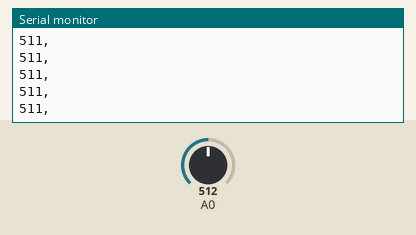
The sketch below on a simulated Arduino Uno, built with avr-gcc and run on an emulated ATmega328P. On the bench: the last lines printed to the serial monitor. The inputs (shaded band) are chosen by the test bench; at power-on: A0 = 512.

Above: at 1.2 s.
1.3 s: A0 set to 716
At 2.4 s:
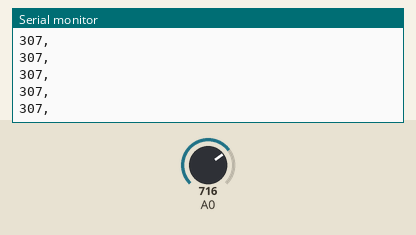
4.3 s: A0 set to 900
At 5.0 s:
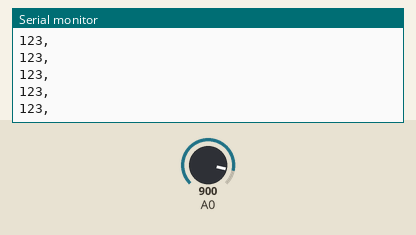
Timing chart, 0 to 7.3 s (numbered marks = the images above; inputs shaded):
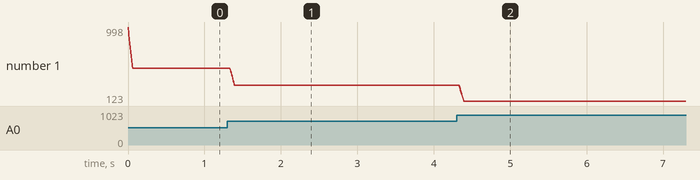

Measured:
- after the input at 1.3 s, the serial monitor: prints a new line at once (image 1)
- after the input at 4.3 s, the serial monitor: prints a new line at once (image 2)
- plotted number 1: 511 → 307 after the input at 1.3 s, 307 → 123 after the input at 4.3 s

The sketch:

GSR03.ino
```cpp
/*
  Galvanic Skin Response meter
  Chris Kairalla
*/
#define smooth 20     //2 smooths the last two nums, 3 smooths the last 3...
int oldReading = 0;    // variable to hold the old analog value
int analogValueSmooth = 0;
int thresh = 10;
int smoothArray[smooth];
//set baud rate
int baud = 19200;
boolean bluetooth = false;
void setup()
{
  Serial.begin(baud);	// opens serial port, sets data rate to 19200 bps
  if (bluetooth) {
    Serial.print("+++");
    Serial.print(13, byte());//print cr
    Serial.print("                                       ATSN,cdkBluetooth");
    Serial.print(13, byte());//print cr

  }
}

void loop() {
  addToArray();
  int smoothReading = findAverage();
  if (smoothReading > -1) {
    int diff = smoothReading - oldReading;
    //the op amp inverts, so we're flipping the numbers
    Serial.print(1023 - smoothReading);
    Serial.println(','); //print comma
  }
  oldReading = smoothReading;
}

void addToArray() {
  for (int i = smooth - 1; i >= 1; i--) {
    smoothArray[i] = smoothArray[i - 1]; //shift every num up one slot
  }
  smoothArray[0] = analogRead(A0);  //add latest reading into slot 5
}

//finds the average of all the values in the array
int findAverage() {
  int average = 0;
  for (int i = 0; i < smooth; i++) {
    average += smoothArray[i];
  }
  average = average / smooth;
  return average;
}
```
